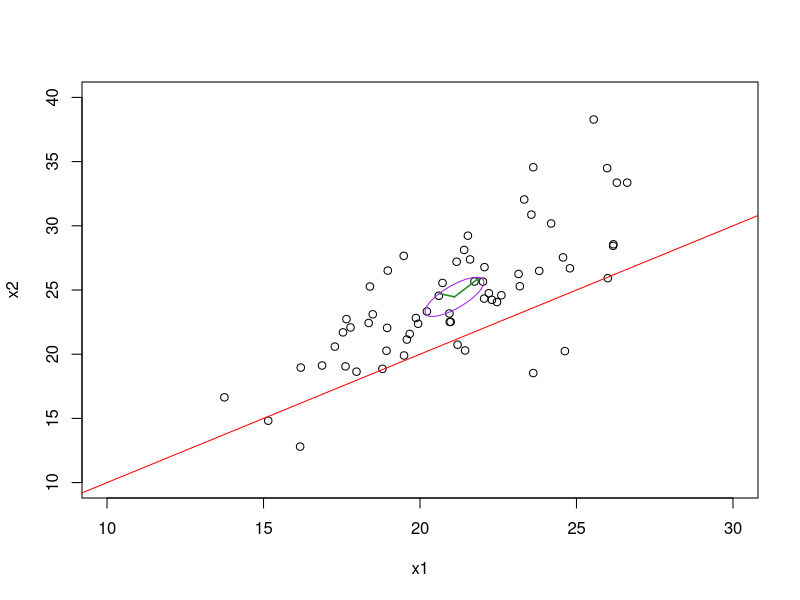

R code for this plot:
## ---- chunk 1
knitr::opts_chunk$set(echo = TRUE)
setwd("~/Desktop/githubbahubba/CSUF/summer 2024/537/exam1")
data = read.csv("genderwage.csv", header = T)
## ---- chunk 2
attach(data)
x1 = female
x2 = male
n = length(x1)
## ---- chunk 3
#plot data and line
plot(x1,x2, xlim = c(10,30) , ylim = c(10,40))
abline(c(0,0),c(1,1), col = "red")
# plot eigenvectors
x.bar = apply(data,2,mean)
S.x.bar = matrix(var(data),ncol=2)/n
eig = eigen(S.x.bar)
lam1 = eig$'values'[1]
lam2 = eig$'values'[2]
v1 = eig$vectors[,1]
v2 = eig$vectors[,2]
dist = qchisq(.95,2)
a1 = v1*sqrt(lam1)*sqrt(dist)
a2 = v2*sqrt(lam2)*sqrt(dist)
lines(c(x.bar[1],x.bar[1]+a1[1]),c(x.bar[2],x.bar[2]+a1[2]),lwd=1.5,col="forestgreen")
lines(c(x.bar[1],x.bar[1]+a2[1]),c(x.bar[2],x.bar[2]+a2[2]),lwd=1.5,col="forestgreen")
# put in ellipse
library(plotrix)
d1 = sqrt(sum(a1*a1))
d2 = sqrt(sum(a2*a2))
theta = acos(v1[1])
draw.ellipse(x=x.bar[1],y=x.bar[2],a=d1,b=d2,angle=theta,deg=F, border = "purple")
## ---- chunk 4
# making confidence interval 
n = length(x1)
t = qt(.975,n-1)
s1 = sd(x1) ; s2 = sd(x2)
sprintf("95 percent confidence interval for females: ( %f , %f )",mean(x1)-t*s1/sqrt(n),mean(x1)+t*s1/sqrt(n))
sprintf("95 percent confidence interval for males: ( %f , %f )",mean(x2)-t*s2/sqrt(n),mean(x2)+t*s2/sqrt(n))
## ---- chunk 5
confInt <- function(data,alpha = .05){
  X = data
  p = dim(X)[2]
  n = dim(X)[1]
  a = alpha
  s = apply(X,2,sd)
  xbar = apply(X,2,mean)
  CONF <- data.frame()
  for(j in 1:p){
    num = p*(n-1)*(s[j])^2*qf(1-a,n-1,n-1)
    den = n*(n-p)
    CONF[j,1] = paste0("x",j)
    CONF[j,2] = xbar[j] - sqrt(num/den)
    CONF[j,3] = xbar[j] + sqrt(num/den)
  }

  names(CONF) = c("var","upper","lower")
 return("confidence intervals" = CONF)
}
confInt(data,.05)
## ---- chunk 6
library(mvtnorm)
X = as.matrix(data)
mu.mle = as.matrix(apply(X,2,mean))
sigma.mle  = matrix(0,2,2)
for(i in 1:n){sigma.mle = sigma.mle + (X[i,] - mu.mle)%*%t(X[i,]-mu.mle)}
sigma.mle = sigma.mle/n
# Lambda Ratio for Ranjosh
Se = matrix(c(12,8,8,12), nrow = 2, ncol = 2, byrow = T)
Me = c(22.5,24.5)
# Lambda Ratio for Ethan
Sr = matrix(c(9,8,8,16), nrow = 2, ncol = 2, byrow = T)
Mr = c(21.5,26)
Eth.Rat = prod(dmvnorm(X,Me,Se))/prod(dmvnorm(X,mu.mle,sigma.mle))
Ran.Rat = prod(dmvnorm(X,Mr,Sr))/prod(dmvnorm(X,mu.mle,sigma.mle))
# print
Ran.Rat;Eth.Rat
## ---- chunk 7
Sn.r = matrix(0,2,2)
Sn.e = Sn.r
for(i in 1:n){Sn.r = Sn.r + (X[i,] - Mr)%*%t(X[i,]-Mr)}
for(i in 1:n){Sn.e = Sn.e + (X[i,] - Me)%*%t(X[i,]-Me)}
Ran.Rat = prod(dmvnorm(X,Mr,Sn.r/n))/prod(dmvnorm(X,mu.mle,sigma.mle))
Eth.Rat = prod(dmvnorm(X,Me,Sn.e/n))/prod(dmvnorm(X,mu.mle,sigma.mle))
Ran.Rat;Eth.Rat
## ---- chunk 8
line = cbind(seq(20,23,by=0.001),seq(20,23,by=0.001))
mhds = rep(0,length(line[,1]))
for(i in 1:length(line[,1])){
  mhds[i] = mahalanobis(line[i,], center = x.bar, cov = S.x.bar)
}
line[which(mhds == min(mhds)),]
## ---- chunk 9
# code from example
Sn  = matrix(0,2,2)
for(i in 1:n){Sn = Sn + (X[i,] - x.bar)%*%t(X[i,]-x.bar)}
mu.0 = line[which(mhds == min(mhds)),] 
A = Sn/(n*(n-1))
T2 = t(x.bar - mu.0)%*%solve(A)%*%(x.bar - mu.0)
p = 2
val = (n-p)*T2/((n-1)*p)
# getting p-values
pval.cs = 1-pchisq(T2,p)
pval.F = 1 - pf(val,p,n-p)
# return vals
pval.cs;pval.F
